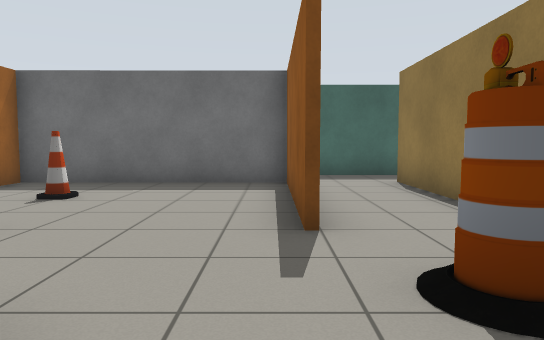
View 1 (above)

17 first-person views from a walk through a robot-simulator world made for Gazebo. The camera is 0.9 m above the floor, tilts 4° down and sees 70° across. The lines on the ground mark 1 m squares. The floor is counted in squares, 1 m on a side. Each view is taken from the middle of a square. On the plan, view 1 faces up. The plan holds only what a view shows up to about 13 squares ahead; the rest is blank. Gazebo's built-in surfaces are drawn with simple patterns.

View 2
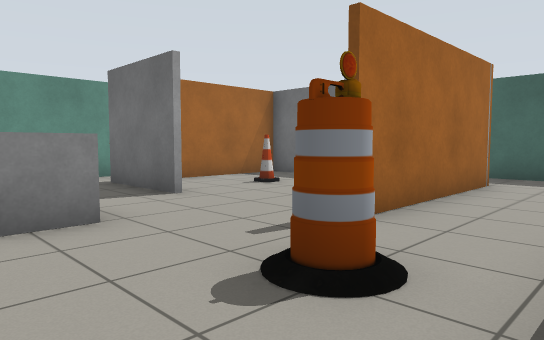

View 3
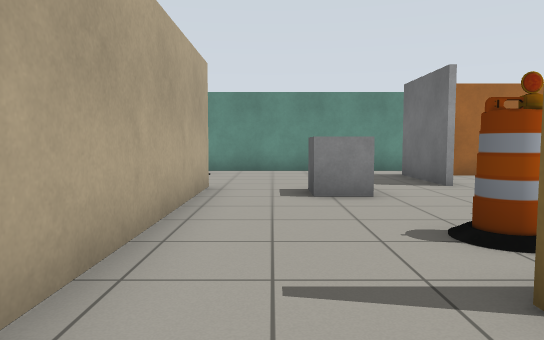

View 4
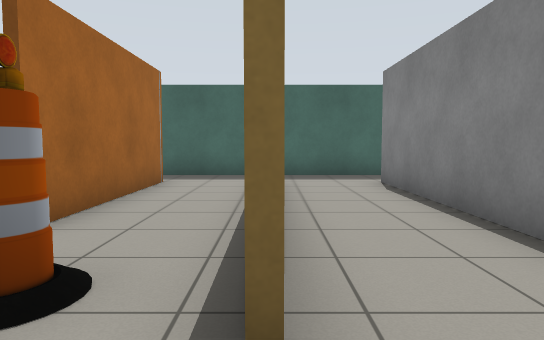

View 5
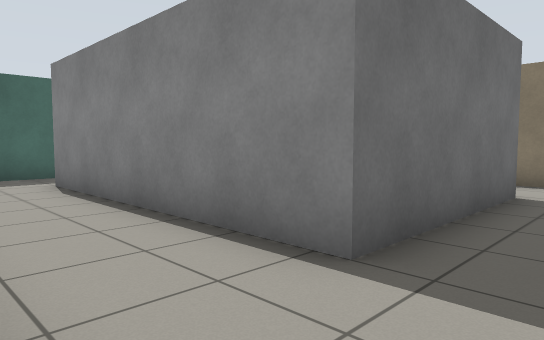

View 6
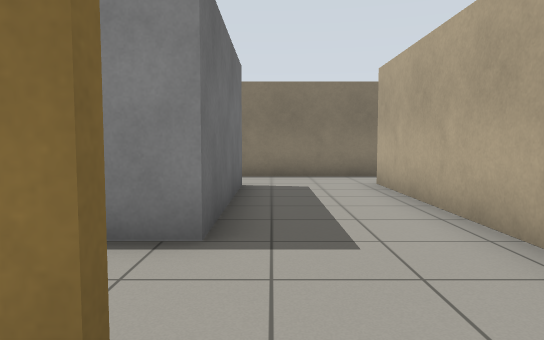

View 7
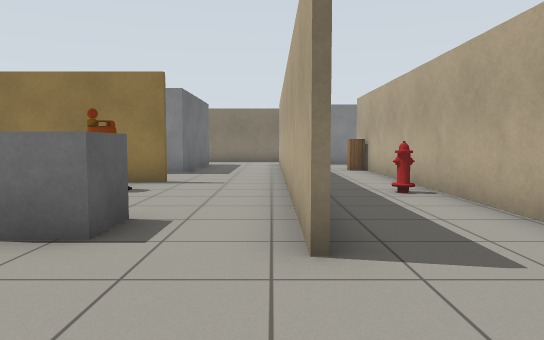

View 8
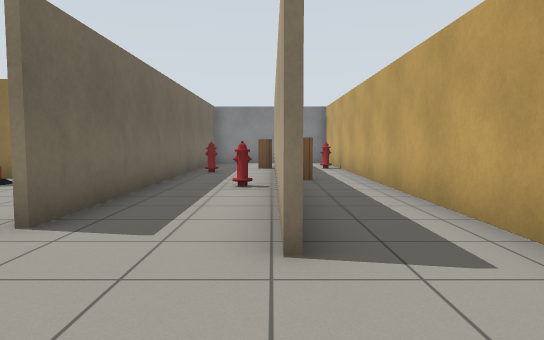

View 9
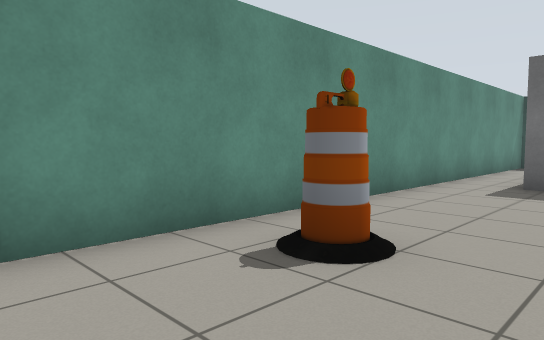

View 10
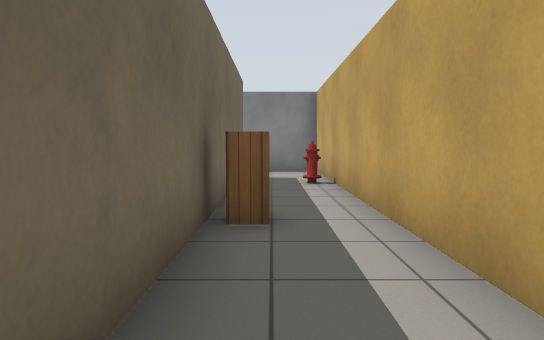

View 11
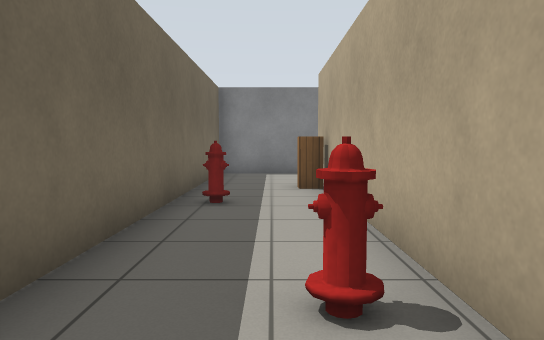

View 12
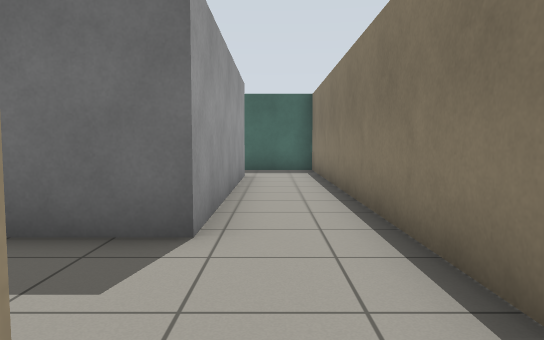

View 13
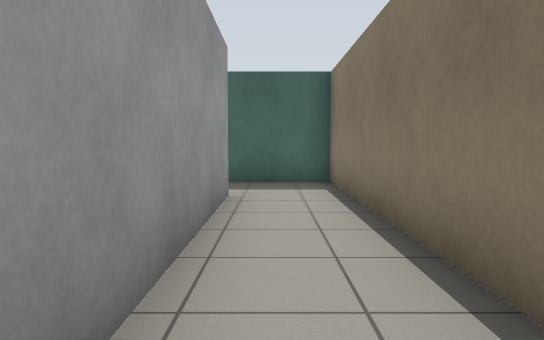

View 14
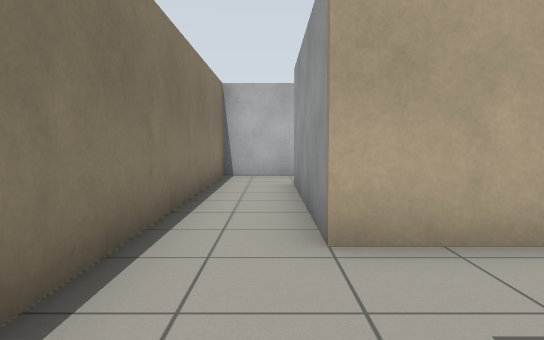

View 15
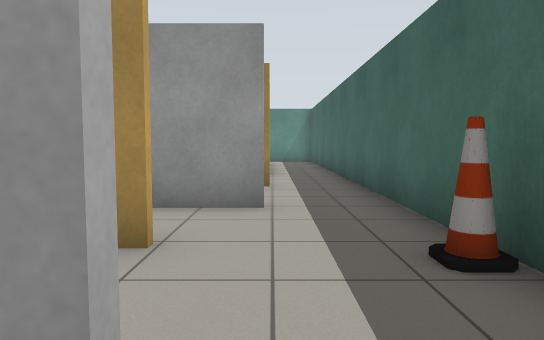

View 16
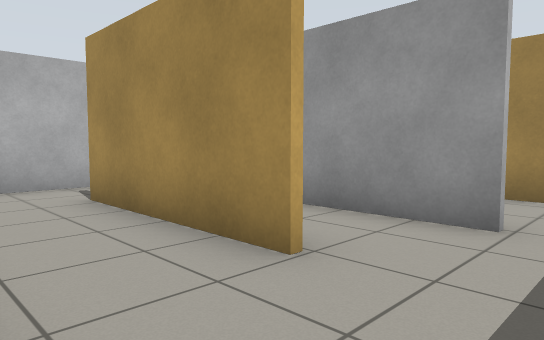

View 17
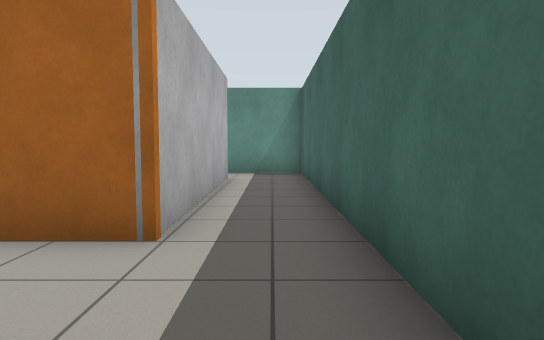

### Floor plan
Points are (right, up) in squares from view 1. A wall is a line through its corners. A room is listed if a view was taken in it or the views show most of it. See-through windows are left out.
Room 1 (views 1, 2, 4, 5, 6, 7, 8, 9, 10, 11)
walls: (-3, -1.3) (3.5, -1.3); (0.3, 3.9) (0.3, 8.8) (-5.7, 8.7) (-5.7, 5); (-3, 3.6) (-5.9, 3.6); (2.9, 1.4) (2.9, 9); (-4, -4.1) (8.4, -4.1); (-3.6, -6.4) (10.4, -6.4) (10.4, -1.5) (-3, -1.5); (0.5, 8.9) (0.5, 3.9); (3, 9) (3, 8.2); (8, -4.2) (-1, -4.2); (-7.5, 9.4) (-7.5, -4.5); (3.4, 10.9) (0.4, 10.9)
ways out: opening at (3, 0.5) to room 2; opening at (3, 9.5) to room 2; opening at (-7, 10) to room 4; opening at (0, 10) to room 4
objects: barrel (-6, -2); cone (-4, 6); other object (-2, 1); fire hydrant (1, -3); barrel (1, 2); cabinet (2, -5); fire hydrant (5, -2); fire hydrant (7, -6); cabinet (7, -4)
Room 2 (views 3, 12, 13, 14, 15, 16, 17)
walls: (3.5, -1.3) (10.5, -1.3) (10.5, -6.6); (10.3, 8.8) (10.3, 1.6) (5.5, 1.6) (5.5, 9); (10.4, -8.6) (12.3, -8.6) (12.3, 10.9) (10, 10.9); (6.6, 10.9) (3.4, 10.9)
ways out: opening at (3, 0.5) to room 1; opening at (3, 9.5) to room 1; opening at (6, 9.5) to room 3; opening at (10, 9.5) to room 3
Room 3 (no view inside)
walls: (7.7, 8) (7.7, 3.6); (5.7, 9) (5.7, 6.2); (7.6, 10.9) (6.6, 10.9); (7, 1.8) (8.6, 1.8)
ways out: opening at (6, 9.5) to room 2; opening at (10, 9.5) to room 2
objects: cone (8, 11)
Room 4 (no view inside)
walls: (-5.8, 8.9) (0.5, 8.9); (0.4, 10.9) (-7.5, 10.9) (-7.5, 9.4)
ways out: opening at (-7, 10) to room 1; opening at (0, 10) to room 1

Where each view was taken, in squares from view 1:
view 1: 0 up, 0 right, facing up
view 2: 0 up, 3 right, facing up-left
view 3: 0 up, 5 right, facing left
view 4: 0 up, 3 right, facing up
view 5: 0 up, 3 right, facing up-right
view 6: 1 up, 2 right, facing right
view 7: 1 down, 6 left, facing right
view 8: 4 down, 7 left, facing right
view 9: 5 down, 4 left, facing up-left
view 10: 5 down, 2 left, facing right
view 11: 3 down, 1 left, facing right
view 12: 2 down, 11 right, facing up
view 13: 2 up, 11 right, facing up
view 14: 2 up, 11 right, facing down
view 15: 9 up, 11 right, facing left
view 16: 10 up, 10 right, facing down-left
view 17: 10 up, 4 right, facing left
